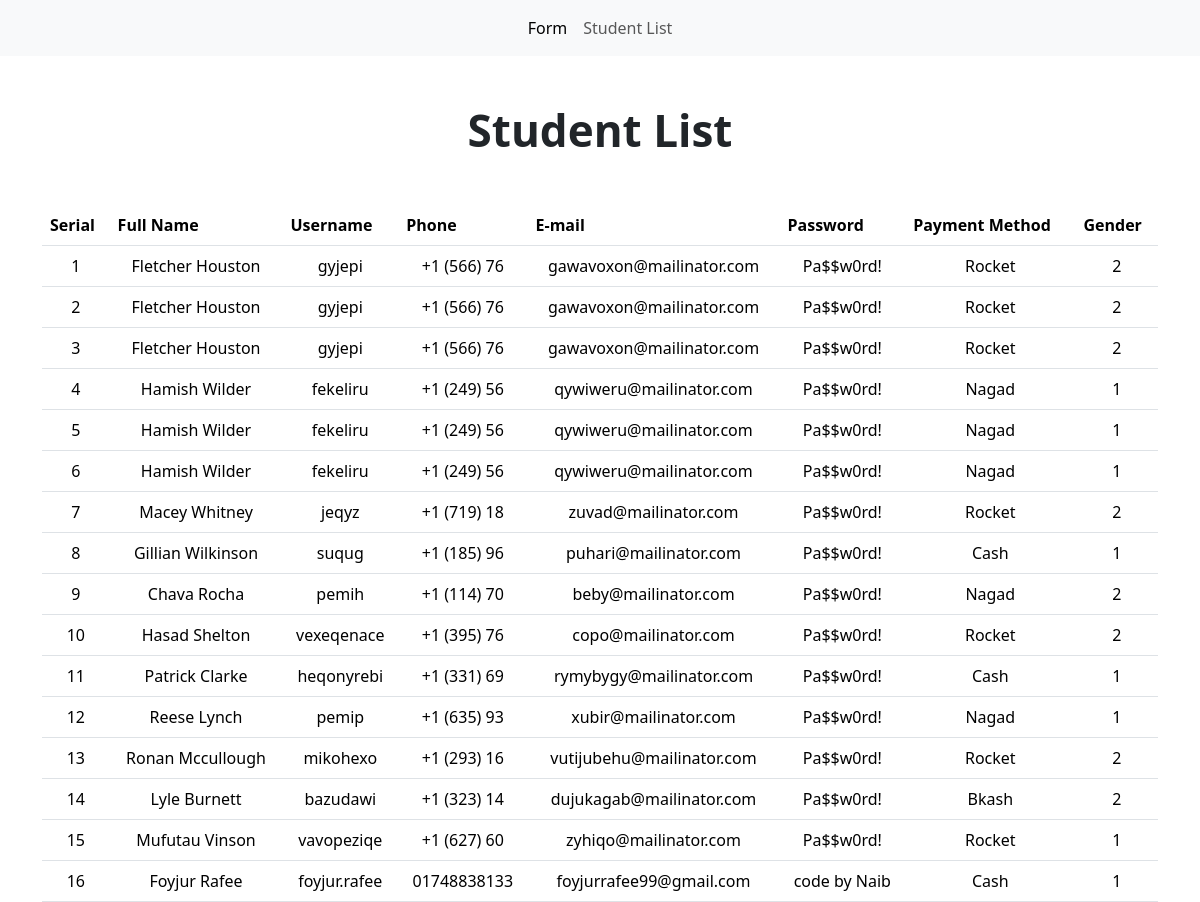
Page /list.php on the committed database.
### tables this page shows
CREATE TABLE `admission_form` (
  `id` int(11) NOT NULL,
  `name` text NOT NULL,
  `username` text NOT NULL,
  `phone` varchar(11) NOT NULL,
  `email` text NOT NULL,
  `password` text NOT NULL,
  `payment` text NOT NULL,
  `gender` text NOT NULL,
  `status` tinyint(1) NOT NULL
);

### list.php (the view)
<?php
include_once './layouts/header.php';
include_once './database/env.php';
$query = 'SELECT * FROM `admission_form`';
$response = mysqli_query($connection, $query);
$regs = mysqli_fetch_all($response, 1);
?>
<div class="container mt-5">
  <h1 class="text-center mb-5">Student List</h1>
  <table class="table">
    <thead>
      <tr>
        <th scope="col">Serial</th>
        <th scope="col">Full Name</th>
        <th scope="col">Username</th>
        <th scope="col">Phone</th>
        <th scope="col">E-mail</th>
        <th scope="col">Password</th>
        <th scope="col">Payment Method</th>
        <th scope="col">Gender</th>
      </tr>
    </thead>
    <?php
    foreach($regs as $reg) {
    ?>
        <tbody>
        <tr>
            <td class="text-center"><?= $reg['id'] ?></td>
            <td class="text-center"><?= $reg['name'] ?></td>
            <td class="text-center"><?= $reg['username'] ?></td>
            <td class="text-center"><?= $reg['phone'] ?></td>
            <td class="text-center"><?= $reg['email'] ?></td>
            <td class="text-center"><?= $reg['password'] ?></td>
            <td class="text-center"><?= $reg['payment'] ?></td>
            <td class="text-center"><?= $reg['gender'] ?></td>
        </tr>
        </tbody>
    <?php
    }
    ?>
  </table>
</div>
<?php
include_once './layouts/footer.php';

### layouts/header.php (shortened to what this page needs)
<!DOCTYPE html>
<html lang="en">
<head>
    <link href="https://cdn.jsdelivr.net/npm/bootstrap@5.3.8/dist/css/bootstrap.min.css" rel="stylesheet">
    <link rel="stylesheet" href="./css/style.css">
</head>
<body>
    <header>
        <nav class="navbar navbar-expand-lg bg-body-tertiary">
            <div class="container">
                <div class="collapse navbar-collapse" id="navbarNavDropdown">
                    <ul class="navbar-nav m-auto">
                        <li class="nav-item">
                            <a class="nav-link active" aria-current="page" href="./index.php">Form</a>
                        </li>
                        <li class="nav-item">
                            <a class="nav-link" href="./list.php">Student List</a>
                        </li>
                    </ul>
                </div>
            </div>
        </nav>
    </header>

### layouts/footer.php (shortened to what this page needs)
</body>
</html>

### css/style.css (style rules this page uses)
body { height: 100vh; justify-content: center; align-items: center; }
h1 { font-size: 44px; font-weight: 700; margin: auto; display: flex; justify-content: center; margin-top: 12px; }

### rows in the picture
admission_form: id "1", name "Fletcher Houston", username "gyjepi", phone "+1 (566) 76", email "gawavoxon@mailinator.com", password "Pa$$w0rd!", payment "Rocket", gender "2"
admission_form: id "2", name "Fletcher Houston", username "gyjepi", phone "+1 (566) 76", email "gawavoxon@mailinator.com", password "Pa$$w0rd!", payment "Rocket", gender "2"
admission_form: id "3", name "Fletcher Houston", username "gyjepi", phone "+1 (566) 76", email "gawavoxon@mailinator.com", password "Pa$$w0rd!", payment "Rocket", gender "2"
admission_form: id "4", name "Hamish Wilder", username "fekeliru", phone "+1 (249) 56", email "qywiweru@mailinator.com", password "Pa$$w0rd!", payment "Nagad", gender "1"
admission_form: id "5", name "Hamish Wilder", username "fekeliru", phone "+1 (249) 56", email "qywiweru@mailinator.com", password "Pa$$w0rd!", payment "Nagad", gender "1"
admission_form: id "6", name "Hamish Wilder", username "fekeliru", phone "+1 (249) 56", email "qywiweru@mailinator.com", password "Pa$$w0rd!", payment "Nagad", gender "1"
admission_form: id "7", name "Macey Whitney", username "jeqyz", phone "+1 (719) 18", email "zuvad@mailinator.com", password "Pa$$w0rd!", payment "Rocket", gender "2"
admission_form: id "8", name "Gillian Wilkinson", username "suqug", phone "+1 (185) 96", email "puhari@mailinator.com", password "Pa$$w0rd!", payment "Cash", gender "1"
admission_form: id "9", name "Chava Rocha", username "pemih", phone "+1 (114) 70", email "beby@mailinator.com", password "Pa$$w0rd!", payment "Nagad", gender "2"
admission_form: id "10", name "Hasad Shelton", username "vexeqenace", phone "+1 (395) 76", email "copo@mailinator.com", password "Pa$$w0rd!", payment "Rocket", gender "2"
admission_form: id "11", name "Patrick Clarke", username "heqonyrebi", phone "+1 (331) 69", email "rymybygy@mailinator.com", password "Pa$$w0rd!", payment "Cash", gender "1"
admission_form: id "12", name "Reese Lynch", username "pemip", phone "+1 (635) 93", email "xubir@mailinator.com", password "Pa$$w0rd!", payment "Nagad", gender "1"
admission_form: id "13", name "Ronan Mccullough", username "mikohexo", phone "+1 (293) 16", email "vutijubehu@mailinator.com", password "Pa$$w0rd!", payment "Rocket", gender "2"
admission_form: id "14", name "Lyle Burnett", username "bazudawi", phone "+1 (323) 14", email "dujukagab@mailinator.com", password "Pa$$w0rd!", payment "Bkash", gender "2"
admission_form: id "15", name "Mufutau Vinson", username "vavopeziqe", phone "+1 (627) 60", email "zyhiqo@mailinator.com", password "Pa$$w0rd!", payment "Rocket", gender "1"
admission_form: id "16", name "Foyjur Rafee", username "foyjur.rafee", phone "01748838133", email "foyjurrafee99@gmail.com", password "code by Naib", payment "Cash", gender "1"
